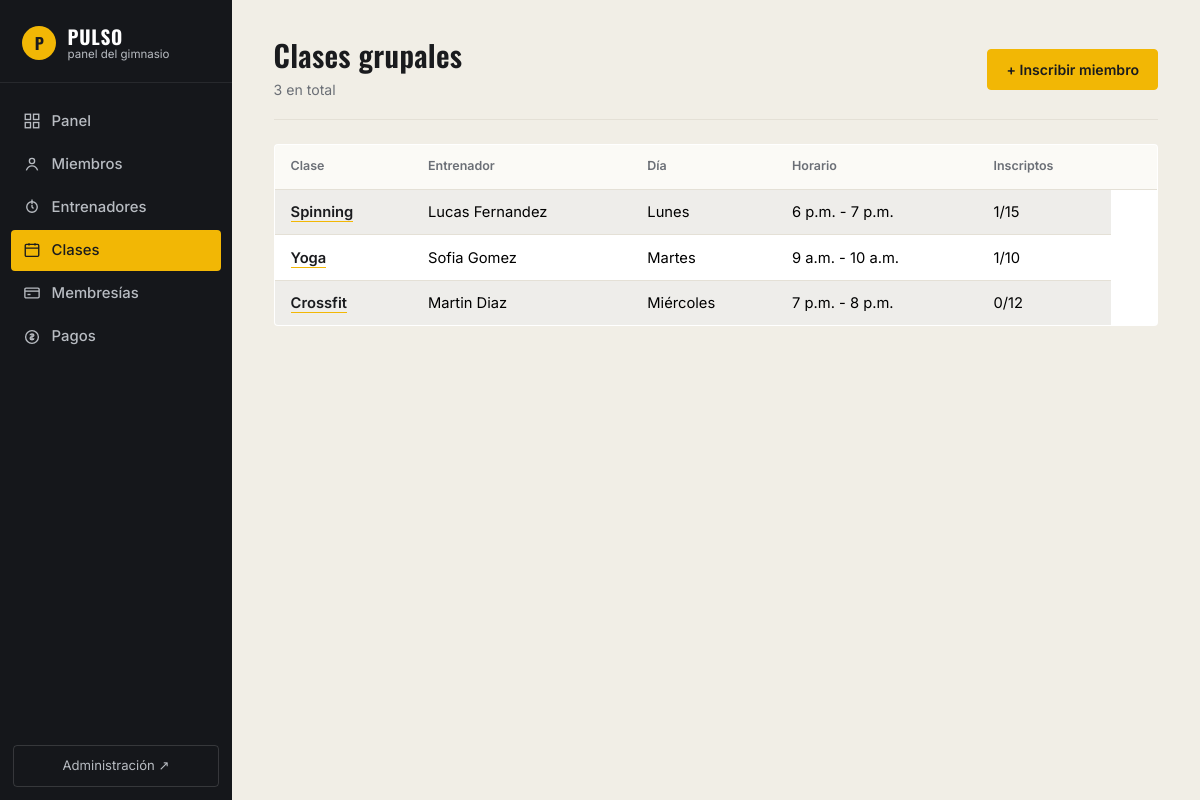
Page /clases/ on the committed database.
### gym/models.py (models this page shows, shortened)
class ClaseGrupal(models.Model):
    DIA_CHOICES = [
        ("lunes", "Lunes"), ("martes", "Martes"), ("miercoles", "Miércoles"),
        ("jueves", "Jueves"), ("viernes", "Viernes"), ("sabado", "Sábado"), ("domingo", "Domingo"),
    ]
    nombre = models.CharField(max_length=100)  # Spinning, Yoga, Crossfit...
    entrenador = models.ForeignKey(Entrenador, on_delete=models.SET_NULL, null=True, related_name="clases")
    dia = models.CharField(max_length=15, choices=DIA_CHOICES)
    hora_inicio = models.TimeField()
    hora_fin = models.TimeField()
    cupo_maximo = models.PositiveIntegerField(default=20)

class Entrenador(models.Model):
    nombre = models.CharField(max_length=100)
    apellido = models.CharField(max_length=100)
    especialidad = models.CharField(max_length=100, blank=True)
    telefono = models.CharField(max_length=20, blank=True)
    email = models.EmailField(blank=True)
    fecha_contratacion = models.DateField(auto_now_add=True)
    def __str__(self):
        return f"{self.nombre} {self.apellido}"

### gym/views.py (the view)
# urls.py: path("clases/", views.clase_list, name="clase_list"),
def clase_list(request):
    clases = ClaseGrupal.objects.select_related("entrenador").annotate(inscriptos=Count("inscripciones"))
    return render(request, "gym/clase_list.html", {"clases": clases})

### gym/templates/gym/clase_list.html (shortened to what this page needs)
{% extends "gym/base.html" %}
{% block contenido %}
<div class="page-header">
  <div>
    <h2>Clases grupales</h2>
    <span class="page-subtitle">{{ clases|length }} en total</span>
  </div>
  <a href="{% url 'gym:inscripcion_create' %}" class="btn btn-primary">+ Inscribir miembro</a>
</div>
<table class="table table-striped bg-white">
  <thead><tr><th>Clase</th><th>Entrenador</th><th>Día</th><th>Horario</th><th>Inscriptos</th><th></th></tr></thead>
  <tbody>
    {% for clase in clases %}
    <tr>
      <td><a href="{% url 'gym:clase_detail' clase.pk %}">{{ clase.nombre }}</a></td>
      <td>{{ clase.entrenador }}</td>
      <td>{{ clase.get_dia_display }}</td>
      <td>{{ clase.hora_inicio }} - {{ clase.hora_fin }}</td>
      <td>{{ clase.inscriptos }}/{{ clase.cupo_maximo }}</td>
    </tr>
    {% endfor %}
  </tbody>
</table>
{% endblock %}

### static/css/estilos.css (style rules this page uses)
:root { --bg: #F1EEE6; --surface: #FFFFFF; --surface-tint: #FBFAF6; --ink: #1A1B1E; --muted: #6B6F76; --line: #E4E0D6; --sidebar: #15171B; --sidebar-text: #B8BCC2; --accent: #F2B705; --accent-ink: #1A1B1E; --rust: #C1502E; --danger: #C0392B; --success: #3E7C4A; --radius: 4px; }
* { box-sizing: border-box; }
html { scrollbar-color: var(--line) transparent; }
body { font-family: 'Inter', sans-serif; background: var(--bg); color: var(--ink); margin: 0; }
h1, h2, h3, h4, h5, h6 { font-family: 'Oswald', sans-serif; font-weight: 600; letter-spacing: .01em; color: var(--ink); }
h2 { font-size: 1.85rem; margin-bottom: 0; }
a { color: var(--ink); }
.page-header { display: flex; justify-content: space-between; align-items: center; flex-wrap: wrap; gap: .8rem; margin-bottom: 1.5rem; padding-bottom: 1.1rem; border-bottom: 1px solid var(--line); }
.page-header h2 { margin-bottom: .2rem; }
.page-header .page-subtitle { color: var(--muted); font-size: .88rem; }
.btn { font-family: 'Inter', sans-serif; font-weight: 600; font-size: .88rem; border-radius: var(--radius); padding: .55rem 1.15rem; border: 1px solid transparent; transition: background .15s ease, border-color .15s ease, color .15s ease, transform .1s ease; }
.btn-primary { background: var(--accent); border-color: var(--accent); color: var(--accent-ink); }
.table { background: var(--surface); border: 1px solid var(--line); border-radius: var(--radius); overflow: hidden; }
.table thead th { background: var(--surface-tint); font-family: 'Inter', sans-serif; font-weight: 600; font-size: .78rem; color: var(--muted); border-bottom: 1px solid var(--line); padding: .8rem 1rem; position: sticky; top: 0; }
.table td { padding: .7rem 1rem; border-bottom: 1px solid var(--line); font-size: .92rem; vertical-align: middle; }
.table tbody tr { transition: background-color .12s ease; }
.table-striped > tbody > tr:nth-of-type(odd) > * { background-color: var(--surface-tint); }
.table tbody tr:last-child td { border-bottom: none; }
.table a { color: var(--ink); font-weight: 600; text-decoration: none; border-bottom: 1px solid var(--accent); }

### rows in the picture
ClaseGrupal: nombre "Spinning", entrenador "Lucas Fernandez", dia "Lunes", hora_inicio "6 p.m.", hora_fin "7 p.m.", inscriptos "1", cupo_maximo "15"
ClaseGrupal: nombre "Yoga", entrenador "Sofia Gomez", dia "Martes", hora_inicio "9 a.m.", hora_fin "10 a.m.", inscriptos "1", cupo_maximo "10"
ClaseGrupal: nombre "Crossfit", entrenador "Martin Diaz", dia "Miércoles", hora_inicio "7 p.m.", hora_fin "8 p.m.", inscriptos "0", cupo_maximo "12"

### other values in the picture
{{ clases|length }} "3"
